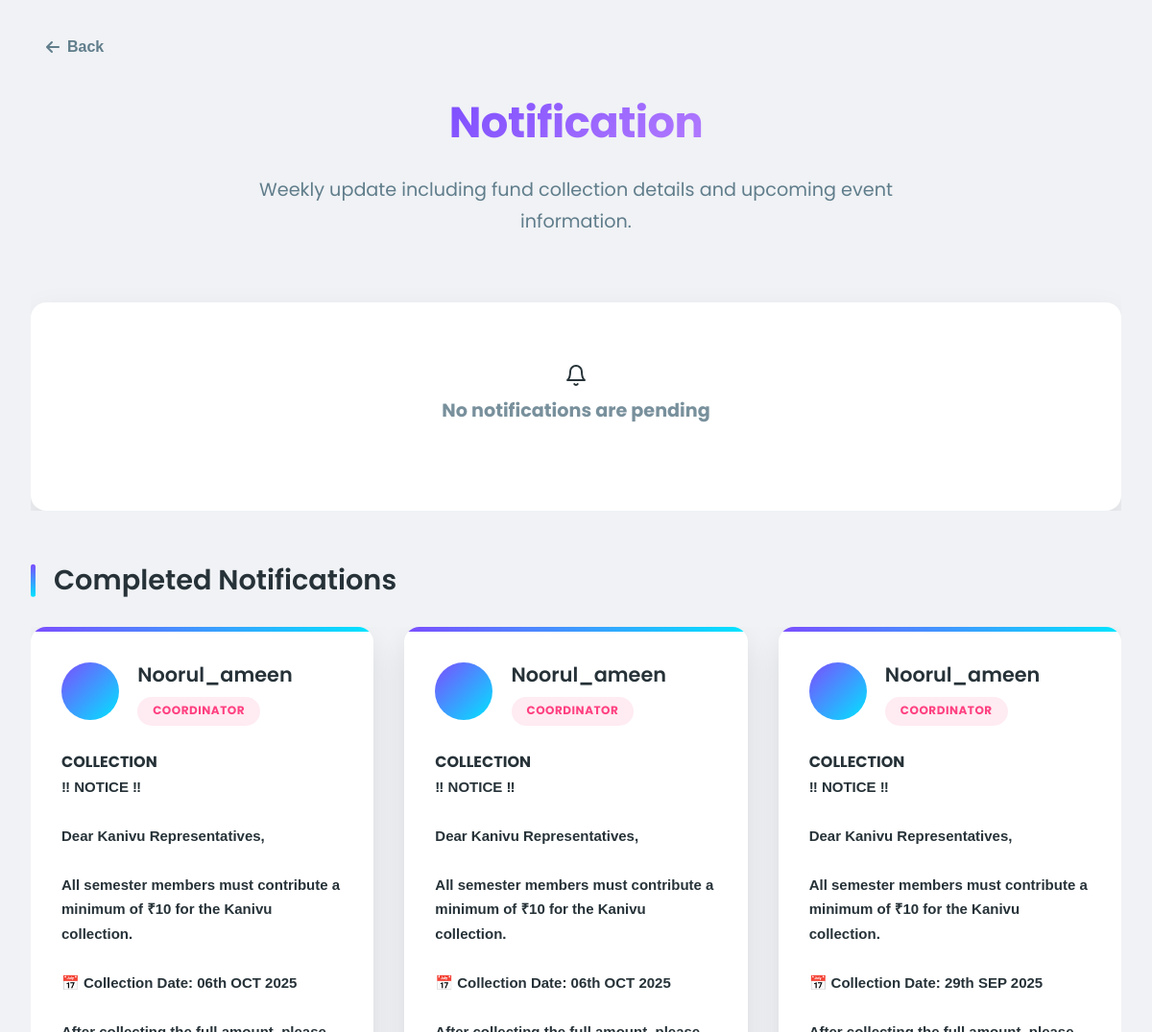
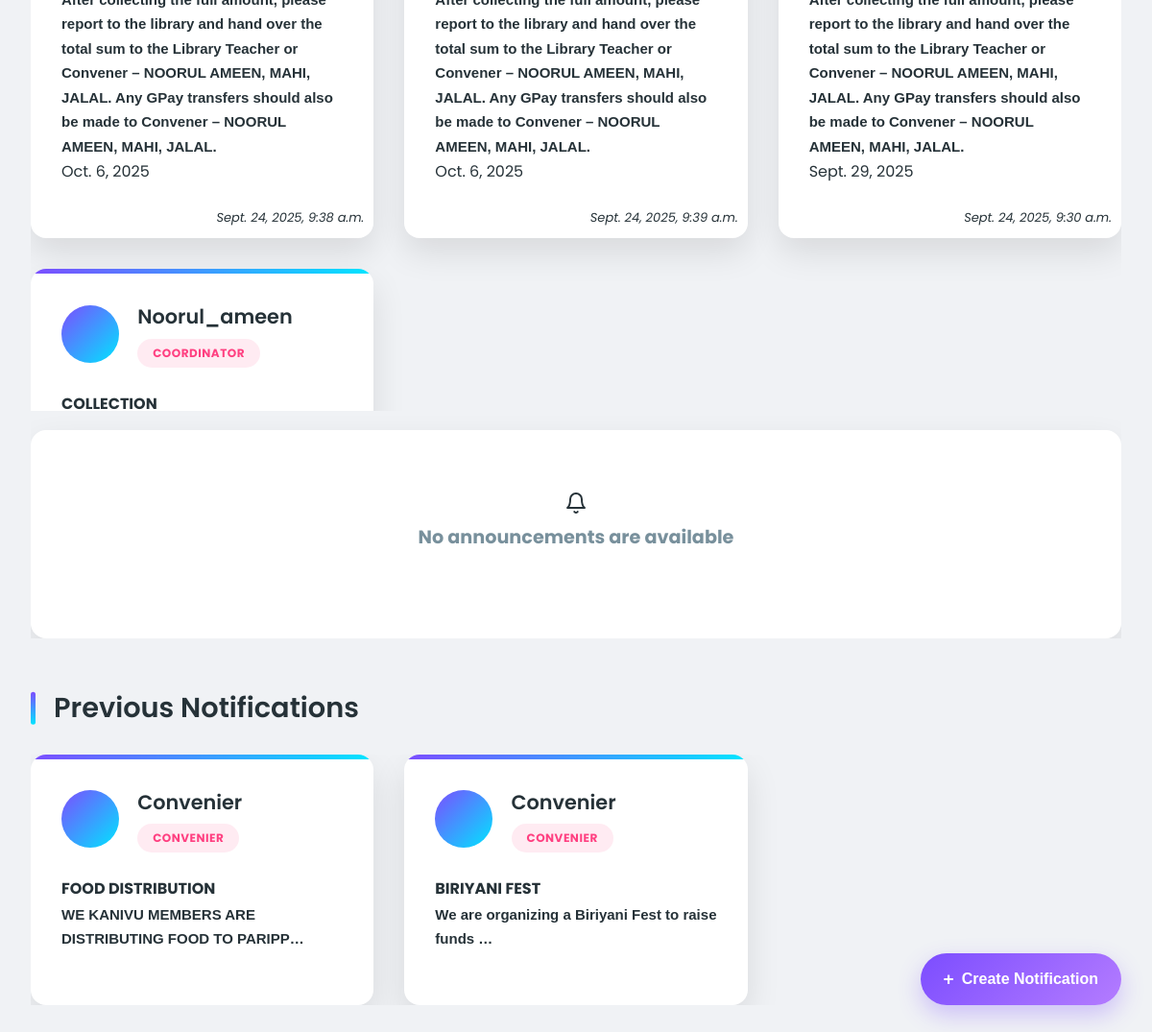
The page /dashboard/notification/ (signed in) on the database its author committed (2 pictures, top to bottom).
### dashboard/models.py (models this page shows, shortened)
class NotifyModel(models.Model):
    user=models.ForeignKey(User,on_delete=models.CASCADE)
    title=models.CharField(max_length=255)
    description=models.TextField()
    is_completed=models.BooleanField(default=False)
    program_date=models.DateField()
    announced_time=models.DateTimeField(auto_now_add=True)

class AnnouncementModel(models.Model):
    user=models.ForeignKey(User,on_delete=models.CASCADE)
    title=models.CharField(max_length=255)
    description=models.TextField()
    video_url=models.URLField(null=True,blank=True)
    thumbnail=models.ImageField(upload_to="announcement/",null=True,blank=True)
    thumbnail_url=models.URLField(null=True,blank=True)
    photo1=models.ImageField(upload_to="announcement/",null=True,blank=True)
    photo2=models.ImageField(upload_to="announcement/",null=True,blank=True)
    event_date=models.DateField()
    announced_date=models.DateTimeField(auto_now_add=True)
    is_completed=models.BooleanField(default=False)
    is_hidden=models.BooleanField(default=False)

### users/models.py (models this page shows, shortened)
class UserProfile(models.Model):
    GENDER_CHOICE=(
        ("","Select the gender"),
        ("male","male"),
        ("female","female"),
    )
    ROLE_CHOICE=(
        ("public_user","public_user"),
        ("member","member"),
        ("coordinator","coordinator"),
        ("convenier","convenier"),
    )
    user=models.OneToOneField(User,on_delete=models.CASCADE)
    phone_number=models.CharField(max_length=10,null=True,blank=True)
    role=models.CharField(max_length=20,choices=ROLE_CHOICE,default="public_user")
    gender=models.CharField(max_length=10,choices=GENDER_CHOICE,null=True,blank=True)
    address=models.TextField(null=True,blank=True)
    created_at=models.DateTimeField(auto_now_add=True)
    photo=models.ImageField(upload_to="profile_pics/",null=True,blank=True)

### dashboard/views.py (the view)
# urls.py: path("notification/",views.Notification,name="notification"),
@login_required(login_url="/users/login/")
def Notification(req):
    if (req.method=="POST"):
        if not req.user.userprofile.role in ["convenier","coordinator"]:
            return HttpResponseRedirect("/")
        title=req.POST.get("title")
        description=req.POST.get("description")
        programDate=req.POST.get("program_date")
        department=req.POST.get("department")
        priorityDuty=req.POST.get("selected_section")
        today=timezone.localdate()
        try:
            if not title or not description:
                return JsonResponse({
                    "status":"error",
                    "title":"Both fields are required",
                    "message":"Title and description are required"
                })
            if not programDate:
                return JsonResponse({
                    "status":"error",
                    "title":"Program Date required",
                    "message":"Program date is required.It cannot be blank"
                })
            programDateStripped=datetime.strptime(programDate,"%Y-%m-%d").date()
            if programDateStripped<today:
                return JsonResponse({
                    "status":"error",
                    "title":"Invalid Program Date",
                    "message":"Program date cannot be set as past"
                })
            if priorityDuty:
                if not any(choice[0] == priorityDuty for choice in NotifyModelPriority.PRIORITY_DUTY):
                    return JsonResponse({
                        "status":"error",
                        "title":"Invalid section",
                        "message":"Only accepts Collection,Finance,No option"
                    })
                if department:
                    if any(choice[0] == department for choice in memberRegistration.DEPARTMENT_CHOICES):
                        notify=NotifyModel.objects.create(
                            user=req.user,
                            title=title,
                            description=description,
                            program_date=programDateStripped,
                        )
                        NotifyModelPriority.objects.create(
                            notify=notify,
                            department=department,
                            priority_duty=priorityDuty
                        )
                        return JsonResponse({
                            "status":"success",
                            "title":"Notification Uploaded",
                            "message":"Your notification is successfully submitted!"
                        })
                else:
                    notify=NotifyModel.objects.create(
                        user=req.user,
                        title=title,
                        description=description,
                        program_date=programDateStripped,
                    )
                    NotifyModelPriority.objects.create(
                        notify=notify,
                        priority_duty=priorityDuty
                    )
                    return JsonResponse({
                        "status":"success",
                        "title":"Notification Uploaded",
                        "message":"Your notification is successfully submitted!"
                    })
            else:
                NotifyModel.objects.create(
                    user=req.user,
                    title=title,
                    description=description,
                    program_date=programDateStripped
                )
            return JsonResponse({
                "status":"success",
                "title":"Notification Uploaded",
                "message":"Your notification is successfully submitted!"
            })
        except Exception as e:
            return JsonResponse({
                "status":"error",
                "title":"Unexpected error occured",
                "message":str(e)
            })
    else:
        today=timezone.localdate()
        NotifyModel.objects.filter(is_completed=False,program_date__lt=today).update(is_completed=True)
        AnnouncementModel.objects.filter(is_completed=False,event_date__lt=today).update(is_completed=True)
        pendingNotifications=NotifyModel.objects.filter(is_completed=False).order_by("-program_date")
        completedNotification=NotifyModel.objects.filter(is_completed=True).order_by("-program_date")
        annnouncements=AnnouncementModel.objects.filter(is_completed=False).order_by('-event_date')
        previous_announcements=AnnouncementModel.objects.filter(is_completed=True).order_by('-event_date')
        cntx={
            "pending_notifications":pendingNotifications,
            "completed_notifications":completedNotification,
            "announcements":annnouncements,
            "previous_announcements":previous_announcements,
            "today":today.isoformat(),
            "departments":memberRegistration.DEPARTMENT_CHOICES,
        }
    return render(req,"dashboard/notification.html",context=cntx)

### templates/dashboard/notification.html (shortened to what this page needs)
<!DOCTYPE html>
<html lang="en">
    {% load static %}
<head>
    <link rel="stylesheet" href="https://cdnjs.cloudflare.com/ajax/libs/font-awesome/6.4.0/css/all.min.css">
</head>
<body>
    <button onclick="window.location.href='{% url 'dashboard:dashboard' %}'" class="back-btn">
        <i class="fas fa-arrow-left"></i>
        <span>Back</span>
    </button>
    <div class="container">
        <header>
            <h1>Notification</h1>
            <p class="subtitle">Weekly update including fund collection details and upcoming event information.</p>
        </header>
        {% if request.user.userprofile.role == "convenier" or request.user.userprofile.role == "coordinator" %}
            <aside>
                <button type="button" id="create_notify" onclick="openModal()">Create Notification</button>
            </aside>
        {% endif %}
        {% if pending_notifications %}
            <div class="section-header">
                <h2 class="section-title">Ongoing Notification</h2>
            </div>
            <div class="user-grid">
                {% for i in pending_notifications %}
                <div class="user-card">
                    <div class="user-header">
                        <div class="user-avatar"></div>
                        <div class="user-info">
                            <div class="user-name">{{ i.user.username }}</div>
                            <span class="user-role role-coordinator">{{i.user.userprofile.role}}</span>
                        </div>
                    </div>
                    <div class="user-details">
                        <b>{{i.title}}</b>
                        <pre class="description">{{i.description}}</pre>
                        <p>{{i.program_date}}</p>
                        <i class="time">{{i.announced_time}}</i>
                    </div>
                    {% if i.user == request.user or request.user.userprofile.role == "convenier" %}
                        <button class="notify-btn complete-btn end" data-id="{{i.id}}" type="button" onclick="endNotify(this)">End</button>
                        <div class="action-buttons">
                            <button class="notify-btn delete-btn" data-userid="{{i.id}}" onclick="deleteNotification(this)">Delete Notification</button>
                        </div>
                    {% endif %}
                </div>
                {% endfor %}
            </div>
        {% else %}
            <div class="user-grid">
                <div class="empty-state">
                    <div data-feather="bell"></div>
                    <h3 class="empty-text">No notifications are pending</h3>
                </div>
            </div>
        {% endif %}
        {% if completed_notifications %}
            <div class="section-header">
                <h2 class="section-title">Completed Notifications</h2>
            </div>
            <div class="user-grid">
                {% for i in completed_notifications %}
                <div class="user-card">
                    <div class="user-header">
                        <div class="user-avatar"></div>
                        <div class="user-info">
                            <div class="user-name">{{ i.user.username }}</div>
                            <span class="user-role role-coordinator">{{i.user.userprofile.role}}</span>
                        </div>
                    </div>
                    <div class="user-details">
                        <b>{{i.title}}</b>
                            <pre class="description">{{i.description}}</pre>
                        <p>{{i.program_date}}</p>
                        <i class="time">{{i.announced_time}}</i>
                    </div>
                </div>
                {% endfor %}
            </div>
        {% endif %}
        {% if request.user.userprofile.role == "convenier" or request.user.userprofile.role == "coordinator" %}
            {% if announcements %}
                <div class="section-header">
                    <h2 class="section-title">Ongoing Announcement</h2>
                </div>
                <div class="user-grid">
                    {% for i in announcements %}
                        <div class="user-card">
                            <div class="user-header">
                                <div class="user-avatar"></div>
                                <div class="user-info">
                                    <div class="user-name">{{ i.user.username }}</div>
                                    <span class="user-role role-coordinator">{{i.user.userprofile.role}}</span>
                                </div>
                            </div>
                            <div class="user-details">
                                <b>{{i.title}}</b>
                                <p class="description">{{i.description|truncatechars:50}}</p>
                                <p>{{i.program_date}}</p>
                                <i class="time">{{i.announced_time}}</i>
                            </div>
                            {% if i.user == request.user or request.user.userprofile.role == "convenier" %}
                                <button class="announcement_btn announcement_end" data-id="{{i.id}}" type="button" onclick="updateStateAnnouncement(this,'{{i.id}}','end')">
                                    <i class="fa-solid fa-circle-check" style="color: #0c0;"></i>
                                </button>
                                <button class="announcement_btn eye" data-id="{{i.id}}" type="button" onclick="updateStateAnnouncement(this,'{{i.id}}','toggle_hide')">
                                    <i class="{% if i.is_hidden %} fas fa-eye-slash {% else %} fas fa-eye {% endif %}" id="eye_icon" style="color: rgb(13, 13, 202);"></i>
                                </button>
                                <div class="action-buttons">
                                    <button class="announcement_btn" data-userid="{{i.id}}" onclick="updateStateAnnouncement(this,'{{i.id}}','delete')">
                                        <i class="fas fa-trash" style="color: red;"></i>
                                    </button>
                                    <button class="announcement_btn" data-id="{{i.id}}" type="button" onclick="openEditModal([`{{i.title}}`,`{{i.description}}`,
                            `{{i.event_date}}`,`{{i.video_url}}`,`{{i.id}}`])">
                                        <i class="fas fa-edit" style="color: rgb(1, 243, 1);"></i>
                                    </button>
                                </div>
                            {% endif %}
                        </div>
                    {% endfor %}
                </div>
            {% else %}
                <div class="user-grid">
                    <div class="empty-state">
                        <div data-feather="bell"></div>
                        <h3 class="empty-text">No announcements are available</h3>
                    </div>
                </div>
            {% endif %}
            {% if previous_announcements %}
                <div class="section-header">
                    <h2 class="section-title">Previous Notifications</h2>
                </div>
                <div class="user-grid">
                    {% for i in previous_announcements %}
                        <div class="user-card">
                            <div class="user-header">
                                <div class="user-avatar"></div>
                                <div class="user-info">
                                    <div class="user-name">{{ i.user.username }}</div>
                                    <span class="user-role role-coordinator">{{i.user.userprofile.role}}</span>
                                </div>
                            </div>
                            <div class="user-details">
                                <b>{{i.title}}</b>
                                <p class="description">{{i.description|truncatechars:50}}</p>
                            </div>
                        </div>
                    {% endfor %}
                </div>
            {% endif %}
        {% endif %}
    </div>
</body>
</html>

### rows shown on the page
NotifyModel: user.username "Noorul_ameen", user.userprofile.role "COORDINATOR", title "COLLECTION", description "‼ NOTICE ‼ Dear Kanivu Representatives, All semester members must contribute a minimum of ₹10 for the Kanivu collection. 📅 Collection Date: 06th OCT 2025 After collecting the full amount, please report to the library and hand over the total sum to the Library Teacher or Convener – NOORUL AMEEN, MAHI, JALAL. Any GPay transfers should also be made to Convener – NOORUL AMEEN, MAHI, JALAL.", program_date "Oct. 6, 2025", announced_time "Sept. 24, 2025, 9:38 a.m."
NotifyModel: user.username "Noorul_ameen", user.userprofile.role "COORDINATOR", title "COLLECTION", description "‼ NOTICE ‼ Dear Kanivu Representatives, All semester members must contribute a minimum of ₹10 for the Kanivu collection. 📅 Collection Date: 06th OCT 2025 After collecting the full amount, please report to the library and hand over the total sum to the Library Teacher or Convener – NOORUL AMEEN, MAHI, JALAL. Any GPay transfers should also be made to Convener – NOORUL AMEEN, MAHI, JALAL.", program_date "Oct. 6, 2025", announced_time "Sept. 24, 2025, 9:39 a.m."
NotifyModel: user.username "Noorul_ameen", user.userprofile.role "COORDINATOR", title "COLLECTION", description "‼ NOTICE ‼ Dear Kanivu Representatives, All semester members must contribute a minimum of ₹10 for the Kanivu collection. 📅 Collection Date: 29th SEP 2025 After collecting the full amount, please report to the library and hand over the total sum to the Library Teacher or Convener – NOORUL AMEEN, MAHI, JALAL. Any GPay transfers should also be made to Convener – NOORUL AMEEN, MAHI, JALAL.", program_date "Sept. 29, 2025", announced_time "Sept. 24, 2025, 9:30 a.m."
NotifyModel: user.username "Noorul_ameen", user.userprofile.role "COORDINATOR", title "COLLECTION"
AnnouncementModel: user.username "Convenier", user.userprofile.role "CONVENIER", title "FOOD DISTRIBUTION", description "WE KANIVU MEMBERS ARE DISTRIBUTING FOOD TO PARIPP…"
AnnouncementModel: user.username "Convenier", user.userprofile.role "CONVENIER", title "BIRIYANI FEST", description "We are organizing a Biriyani Fest to raise funds …"
